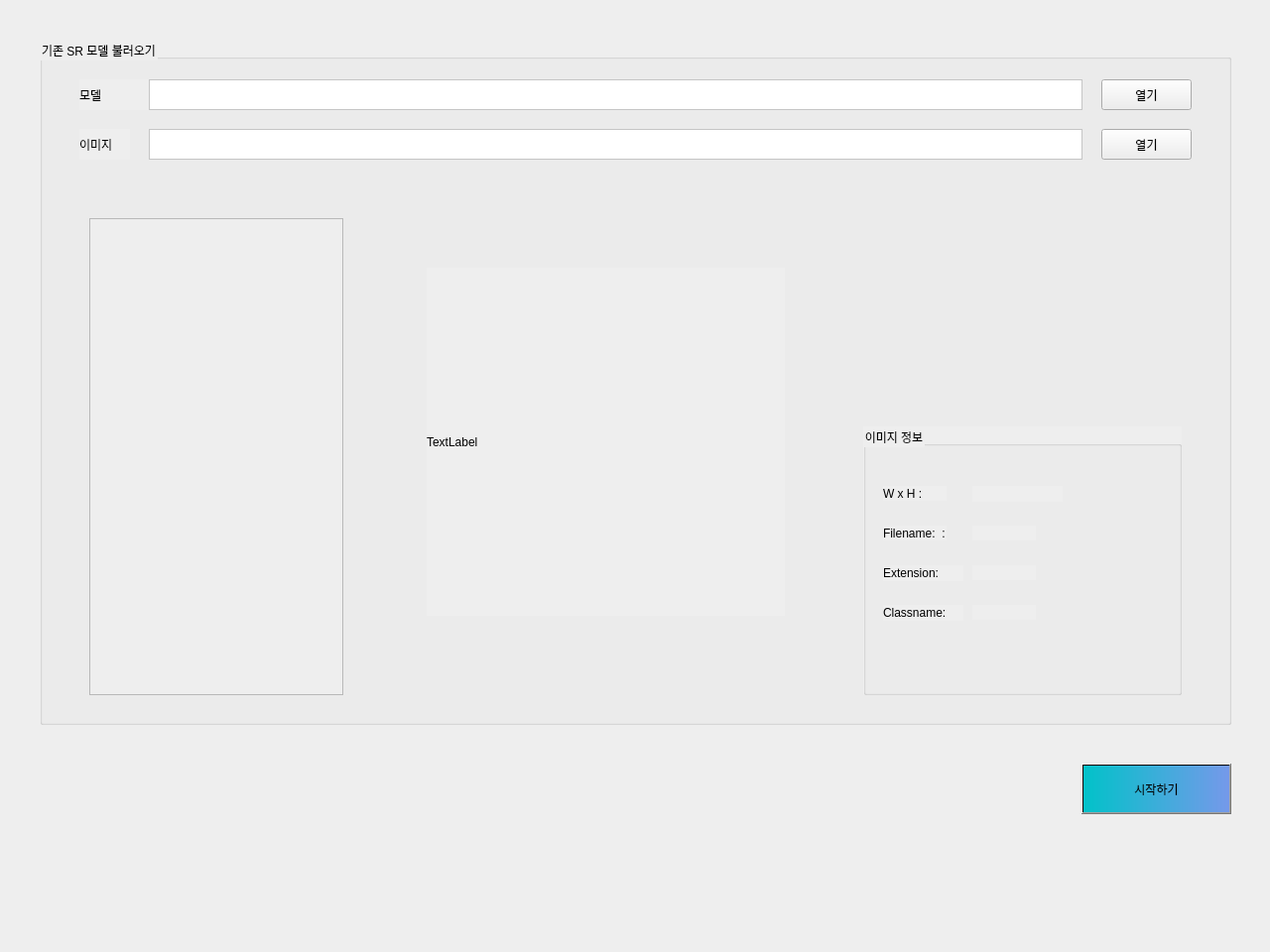
<?xml version="1.0" encoding="UTF-8"?>
<ui version="4.0">
 <class>MainWindow</class>
 <widget class="QMainWindow" name="MainWindow">
  <property name="geometry">
   <rect>
    <x>0</x>
    <y>0</y>
    <width>1280</width>
    <height>960</height>
   </rect>
  </property>
  <property name="windowTitle">
   <string>MainWindow</string>
  </property>
  <property name="styleSheet">
   <string notr="true">background-color: rgb(238, 238, 238)</string>
  </property>
  <widget class="QWidget" name="centralwidget">
   <widget class="QPushButton" name="pushButton_3">
    <property name="geometry">
     <rect>
      <x>1090</x>
      <y>770</y>
      <width>151</width>
      <height>51</height>
     </rect>
    </property>
    <property name="styleSheet">
     <string notr="true">background:qlineargradient(spread:pad, x1:0, y1:0, x2:1, y2:0, stop:0 rgba(1, 194, 201, 255), stop:1 rgba(117, 153, 234, 255))</string>
    </property>
    <property name="text">
     <string>시작하기</string>
    </property>
   </widget>
   <widget class="QGroupBox" name="groupBox">
    <property name="geometry">
     <rect>
      <x>40</x>
      <y>40</y>
      <width>1201</width>
      <height>691</height>
     </rect>
    </property>
    <property name="title">
     <string>기존 SR 모델 불러오기</string>
    </property>
    <widget class="QLabel" name="label_2">
     <property name="geometry">
      <rect>
       <x>40</x>
       <y>40</y>
       <width>141</width>
       <height>31</height>
      </rect>
     </property>
     <property name="styleSheet">
      <string notr="true"/>
     </property>
     <property name="text">
      <string>모델</string>
     </property>
    </widget>
    <widget class="QLabel" name="label_3">
     <property name="geometry">
      <rect>
       <x>40</x>
       <y>90</y>
       <width>51</width>
       <height>31</height>
      </rect>
     </property>
     <property name="styleSheet">
      <string notr="true"/>
     </property>
     <property name="text">
      <string>이미지</string>
     </property>
    </widget>
    <widget class="QTextEdit" name="selectSRModelName">
     <property name="geometry">
      <rect>
       <x>110</x>
       <y>40</y>
       <width>941</width>
       <height>31</height>
      </rect>
     </property>
     <property name="styleSheet">
      <string notr="true">background: rgb(255, 255, 255)</string>
     </property>
    </widget>
    <widget class="QPushButton" name="goToChoiceSR">
     <property name="geometry">
      <rect>
       <x>1070</x>
       <y>40</y>
       <width>91</width>
       <height>31</height>
      </rect>
     </property>
     <property name="styleSheet">
      <string notr="true"/>
     </property>
     <property name="text">
      <string>열기</string>
     </property>
    </widget>
    <widget class="QTextBrowser" name="textBrowser_2">
     <property name="geometry">
      <rect>
       <x>110</x>
       <y>90</y>
       <width>941</width>
       <height>31</height>
      </rect>
     </property>
     <property name="styleSheet">
      <string notr="true">background-color: rgb(255, 255, 255);</string>
     </property>
    </widget>
    <widget class="QPushButton" name="imageBtn">
     <property name="geometry">
      <rect>
       <x>1070</x>
       <y>90</y>
       <width>91</width>
       <height>31</height>
      </rect>
     </property>
     <property name="styleSheet">
      <string notr="true"/>
     </property>
     <property name="text">
      <string>열기</string>
     </property>
    </widget>
    <widget class="QTreeView" name="treeView">
     <property name="geometry">
      <rect>
       <x>50</x>
       <y>180</y>
       <width>256</width>
       <height>481</height>
      </rect>
     </property>
    </widget>
    <widget class="QLabel" name="selectSRDataImg">
     <property name="geometry">
      <rect>
       <x>390</x>
       <y>230</y>
       <width>361</width>
       <height>351</height>
      </rect>
     </property>
     <property name="text">
      <string>TextLabel</string>
     </property>
    </widget>
    <widget class="QGroupBox" name="groupBox_2">
     <property name="geometry">
      <rect>
       <x>830</x>
       <y>390</y>
       <width>321</width>
       <height>271</height>
      </rect>
     </property>
     <property name="title">
      <string>이미지 정보</string>
     </property>
     <widget class="QLabel" name="label">
      <property name="geometry">
       <rect>
        <x>20</x>
        <y>60</y>
        <width>64</width>
        <height>15</height>
       </rect>
      </property>
      <property name="text">
       <string>W x H : </string>
      </property>
     </widget>
     <widget class="QLabel" name="label_4">
      <property name="geometry">
       <rect>
        <x>20</x>
        <y>100</y>
        <width>64</width>
        <height>15</height>
       </rect>
      </property>
      <property name="text">
       <string>Filename:  : </string>
      </property>
     </widget>
     <widget class="QLabel" name="label_5">
      <property name="geometry">
       <rect>
        <x>20</x>
        <y>180</y>
        <width>81</width>
        <height>16</height>
       </rect>
      </property>
      <property name="text">
       <string>Classname:</string>
      </property>
     </widget>
     <widget class="QLabel" name="label_6">
      <property name="geometry">
       <rect>
        <x>20</x>
        <y>140</y>
        <width>81</width>
        <height>16</height>
       </rect>
      </property>
      <property name="text">
       <string>Extension:</string>
      </property>
     </widget>
     <widget class="QLabel" name="imgWH">
      <property name="geometry">
       <rect>
        <x>110</x>
        <y>60</y>
        <width>91</width>
        <height>16</height>
       </rect>
      </property>
      <property name="text">
       <string/>
      </property>
     </widget>
     <widget class="QLabel" name="imgFN">
      <property name="geometry">
       <rect>
        <x>110</x>
        <y>100</y>
        <width>64</width>
        <height>15</height>
       </rect>
      </property>
      <property name="text">
       <string/>
      </property>
     </widget>
     <widget class="QLabel" name="imgCN">
      <property name="geometry">
       <rect>
        <x>110</x>
        <y>180</y>
        <width>64</width>
        <height>15</height>
       </rect>
      </property>
      <property name="text">
       <string/>
      </property>
     </widget>
     <widget class="QLabel" name="imgEX">
      <property name="geometry">
       <rect>
        <x>110</x>
        <y>140</y>
        <width>64</width>
        <height>15</height>
       </rect>
      </property>
      <property name="text">
       <string/>
      </property>
     </widget>
    </widget>
    <zorder>groupBox_2</zorder>
    <zorder>label_2</zorder>
    <zorder>label_3</zorder>
    <zorder>selectSRModelName</zorder>
    <zorder>goToChoiceSR</zorder>
    <zorder>textBrowser_2</zorder>
    <zorder>imageBtn</zorder>
    <zorder>treeView</zorder>
    <zorder>selectSRDataImg</zorder>
   </widget>
   <zorder>groupBox</zorder>
   <zorder>pushButton_3</zorder>
  </widget>
  <widget class="QMenuBar" name="menubar">
   <property name="geometry">
    <rect>
     <x>0</x>
     <y>0</y>
     <width>1280</width>
     <height>26</height>
    </rect>
   </property>
  </widget>
  <widget class="QStatusBar" name="statusbar"/>
 </widget>
 <resources/>
 <connections/>
</ui>
